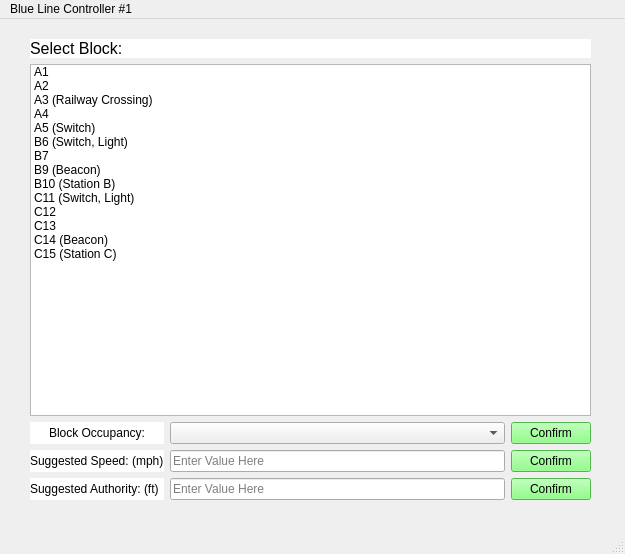
<?xml version="1.0" encoding="UTF-8"?>
<ui version="4.0">
 <author>Connor Murray</author>
 <class>MainWindow</class>
 <widget class="QMainWindow" name="MainWindow">
  <property name="geometry">
   <rect>
    <x>0</x>
    <y>0</y>
    <width>625</width>
    <height>554</height>
   </rect>
  </property>
  <property name="windowTitle">
   <string>MainWindow</string>
  </property>
  <widget class="QWidget" name="centralwidget">
   <widget class="QWidget" name="gridLayoutWidget">
    <property name="geometry">
     <rect>
      <x>30</x>
      <y>20</y>
      <width>561</width>
      <height>461</height>
     </rect>
    </property>
    <layout class="QGridLayout" name="gridLayout">
     <item row="1" column="0">
      <widget class="QListWidget" name="select_block_list">
       <property name="verticalScrollBarPolicy">
        <enum>Qt::ScrollBarAsNeeded</enum>
       </property>
       <item>
        <property name="text">
         <string>A1</string>
        </property>
       </item>
       <item>
        <property name="text">
         <string>A2</string>
        </property>
       </item>
       <item>
        <property name="text">
         <string>A3 (Railway Crossing)</string>
        </property>
       </item>
       <item>
        <property name="text">
         <string>A4</string>
        </property>
       </item>
       <item>
        <property name="text">
         <string>A5 (Switch)</string>
        </property>
       </item>
       <item>
        <property name="text">
         <string>B6 (Switch, Light)</string>
        </property>
       </item>
       <item>
        <property name="text">
         <string>B7</string>
        </property>
       </item>
       <item>
        <property name="text">
         <string>B9 (Beacon)</string>
        </property>
       </item>
       <item>
        <property name="text">
         <string>B10 (Station B)</string>
        </property>
       </item>
       <item>
        <property name="text">
         <string>C11 (Switch, Light)</string>
        </property>
       </item>
       <item>
        <property name="text">
         <string>C12</string>
        </property>
       </item>
       <item>
        <property name="text">
         <string>C13</string>
        </property>
       </item>
       <item>
        <property name="text">
         <string>C14 (Beacon)</string>
        </property>
       </item>
       <item>
        <property name="text">
         <string>C15 (Station C)</string>
        </property>
       </item>
      </widget>
     </item>
     <item row="0" column="0">
      <widget class="QLabel" name="select_block_label">
       <property name="font">
        <font>
         <pointsize>12</pointsize>
        </font>
       </property>
       <property name="styleSheet">
        <string notr="true">background-color: rgb(255, 255, 255);
border-color: rgb(0, 0, 0);</string>
       </property>
       <property name="text">
        <string>Select Block:</string>
       </property>
      </widget>
     </item>
     <item row="2" column="0">
      <layout class="QGridLayout" name="gridLayout_2">
       <item row="0" column="1">
        <widget class="QComboBox" name="block_occupancy_combo_box">
         <property name="placeholderText">
          <string>Select Value Here</string>
         </property>
         <item>
          <property name="text">
           <string>Unoccupied</string>
          </property>
         </item>
         <item>
          <property name="text">
           <string>Occupied</string>
          </property>
         </item>
         <item>
          <property name="text">
           <string>Maintenance</string>
          </property>
         </item>
         <item>
          <property name="text">
           <string>Track Failure</string>
          </property>
         </item>
        </widget>
       </item>
       <item row="0" column="0">
        <widget class="QLabel" name="block_occupancy_label">
         <property name="styleSheet">
          <string notr="true">background-color: rgb(255, 255, 255);</string>
         </property>
         <property name="text">
          <string>Block Occupancy:</string>
         </property>
         <property name="alignment">
          <set>Qt::AlignCenter</set>
         </property>
        </widget>
       </item>
       <item row="1" column="0">
        <widget class="QLabel" name="block_occupancy_label_2">
         <property name="styleSheet">
          <string notr="true">background-color: rgb(255, 255, 255);</string>
         </property>
         <property name="text">
          <string>Suggested Speed: (mph)</string>
         </property>
        </widget>
       </item>
       <item row="1" column="2">
        <widget class="QPushButton" name="block_occupancy_confirmation_button_2">
         <property name="styleSheet">
          <string notr="true">background-color: rgb(110, 255, 102);</string>
         </property>
         <property name="text">
          <string>Confirm</string>
         </property>
        </widget>
       </item>
       <item row="0" column="2">
        <widget class="QPushButton" name="block_occupancy_confirmation_button">
         <property name="styleSheet">
          <string notr="true">background-color: rgb(110, 255, 102);</string>
         </property>
         <property name="text">
          <string>Confirm</string>
         </property>
        </widget>
       </item>
       <item row="2" column="0">
        <widget class="QLabel" name="block_occupancy_label_3">
         <property name="styleSheet">
          <string notr="true">background-color: rgb(255, 255, 255);</string>
         </property>
         <property name="text">
          <string>Suggested Authority: (ft)</string>
         </property>
        </widget>
       </item>
       <item row="2" column="2">
        <widget class="QPushButton" name="block_occupancy_confirmation_button_3">
         <property name="styleSheet">
          <string notr="true">background-color: rgb(110, 255, 102);</string>
         </property>
         <property name="text">
          <string>Confirm</string>
         </property>
        </widget>
       </item>
       <item row="2" column="1">
        <widget class="QLineEdit" name="lineEdit">
         <property name="placeholderText">
          <string>Enter Value Here</string>
         </property>
        </widget>
       </item>
       <item row="1" column="1">
        <widget class="QLineEdit" name="lineEdit_2">
         <property name="text">
          <string/>
         </property>
         <property name="placeholderText">
          <string>Enter Value Here</string>
         </property>
        </widget>
       </item>
      </layout>
     </item>
    </layout>
   </widget>
  </widget>
  <widget class="QMenuBar" name="menu_bar">
   <property name="geometry">
    <rect>
     <x>0</x>
     <y>0</y>
     <width>625</width>
     <height>26</height>
    </rect>
   </property>
   <widget class="QMenu" name="menu_Blue_Line_Controller_1">
    <property name="title">
     <string>Blue Line Controller #1</string>
    </property>
   </widget>
   <addaction name="menu_Blue_Line_Controller_1"/>
  </widget>
  <widget class="QStatusBar" name="status_bar"/>
 </widget>
 <resources/>
 <connections/>
</ui>
